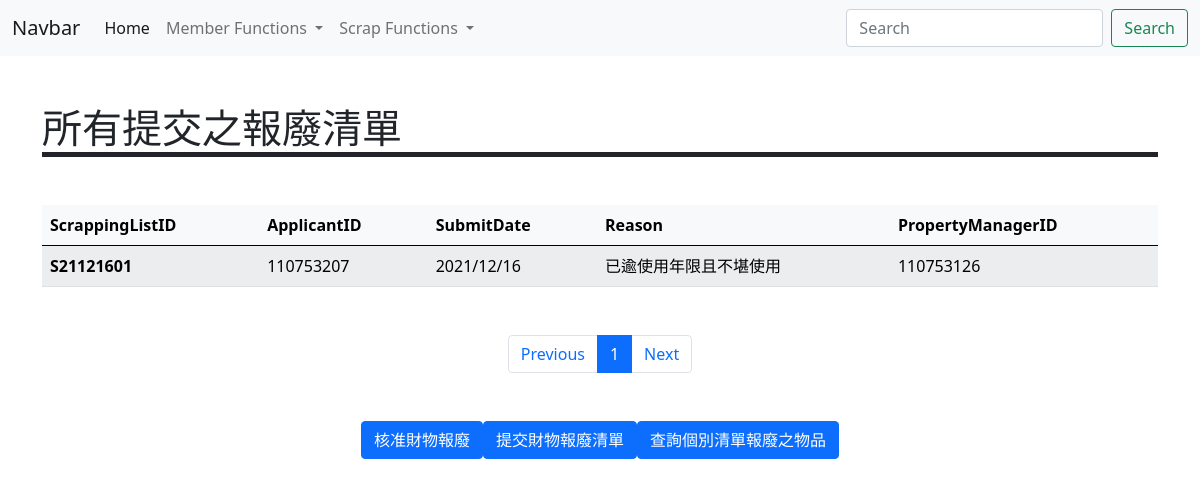
The page /pp_scrap/ on the database its author committed.
### tables this page shows
CREATE TABLE "ScrappingInfo"(
	"ScrappingList_ID" [nchar](10) NOT NULL,
	"Applicant_ID" [nchar](10) NULL,
	"SubmitDate" [date] NULL,
	"Reason" [nvarchar](255) NULL,
	"PropertyManager_ID" [nchar](10) NULL,
	PRIMARY KEY("ScrappingList_ID"),
	FOREIGN KEY ("Applicant_ID") REFERENCES Member(Member_ID),
	FOREIGN KEY ("PropertyManager_ID") REFERENCES Member(Member_ID)
);

### view/property_scrap.py (the view)
@pp_scrap_app.route('/')
def index(): #show scrappinginfo
    page = int(request.args.get('page') if request.args.get('page') else 1)
    each_page = 30
    connection  = engine.connect() # connection 要放在view function中，否則會出現thread error
    query = db.select(func.count()).select_from(table_ScrappingInfo)
    proxy = connection.execute(query)
    total_pages = math.ceil(proxy.fetchall()[0][0]/each_page) # [0][0] => inorder to get the value
    query = db.select(table_ScrappingInfo).limit(each_page).offset((page-1)*each_page)
    proxy = connection.execute(query)
    results = proxy.fetchall()
    print(results[0].keys())
    connection.close()
    return render_template('scrapping_table.html',
                           page_header="所有提交之報廢清單",
                           total_pages=total_pages,
                           outputs=results,
                           page=page)

### view/member_register.py (called while the page is built)
@event.listens_for(Engine, "connect")
def set_sqlite_pragma(dbapi_connection, connection_record):
    cursor = dbapi_connection.cursor()
    cursor.execute("PRAGMA foreign_keys=ON")
    cursor.close()

### templates/scrapping_table.html (shortened to what this page needs)
{% extends "parts/base.html" %}
{% block page_content %}
{{ super() }}
<table class="table table-light table-striped table-hover mt-5">
    <thead>
      <tr>
        <th scope="col">ScrappingListID</th>
        <th scope="col">ApplicantID</th>
        <th scope="col">SubmitDate</th>
        <th scope="col">Reason</th>
        <th scope="col">PropertyManagerID</th>
      </tr>
    </thead>
    <tbody>
        {% for col in outputs %}
        <tr>
            <th scope="row">{{ col['ScrappingList_ID'] }}</th>
            <td>{{ col['Applicant_ID'] }}</td>
            <td>{{ col['SubmitDate'] }}</td>
            <td>{{ col['Reason'] }}</td>
            <td>{{ col['PropertyManager_ID'] }}</td>
          </tr>
        {% endfor %}
    </tbody>
  </table>
<ul class="pagination  justify-content-center mt-5">
    <li class="page-item"><a class="page-link" href="/data-list?page={{ page-1 }}">Previous</a></li>
    {% for p in range(1,total_pages+1 ) %}
    <li class="page-item {{'active' if p==page else ''}}"><a class="page-link" href="/data-list?page={{p}}">{{ p }}</a></li>
    {% endfor %}
    <li class="page-item"><a class="page-link" href="/data-list?page={{ page+1 }}">Next</a></li>
</ul>
<ul class="pagination  justify-content-center mt-5">
  <li class="page-item">
    <form action="/pp_scrap/Scrapping_aspect">
      <button class="btn btn-primary">核准財物報廢</button>
    </form>
  </li>
  <li class="page-item">
    <form action="/pp_scrap/Scrapping_submit">
      <button class="btn btn-primary">提交財物報廢清單</button>
    </form>
  </li>
    <form action="/pp_scrap/Scrapping_search">
      <button class="btn btn-primary">查詢個別清單報廢之物品</button>
    </form>
</ul>
{% endblock page_content %}

### rows shown on the page
ScrappingInfo: ScrappingList_ID "S21121601", Applicant_ID "110753207", SubmitDate "2021/12/16", Reason "已逾使用年限且不堪使用", PropertyManager_ID "110753126"

### other values the page prints
{{ page_header }} "所有提交之報廢清單"
{{ p }} "1"
